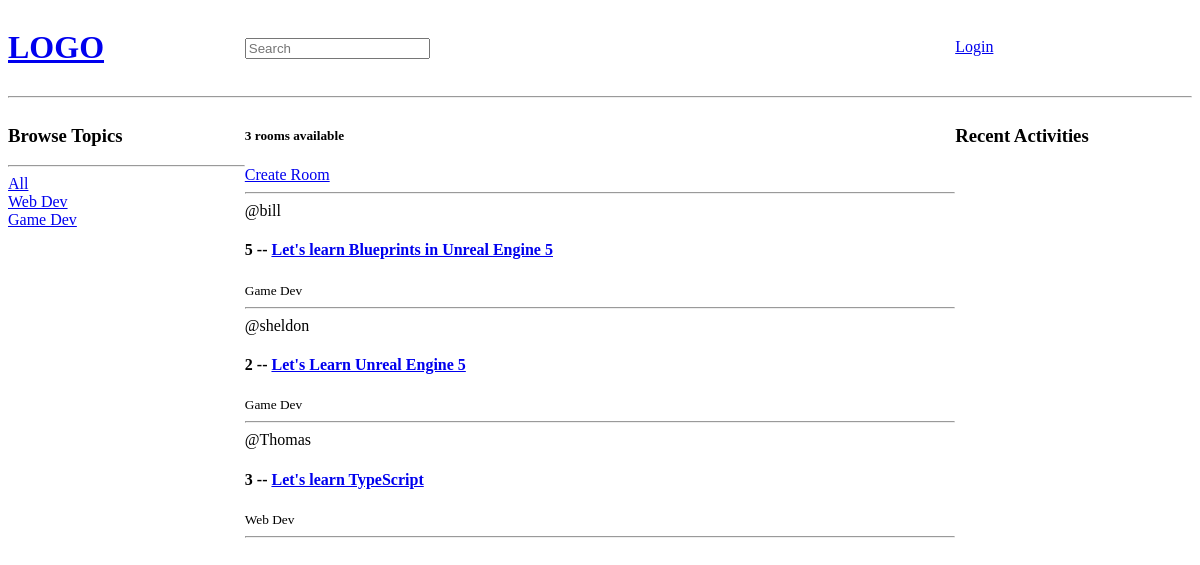
The app's page /, older data.
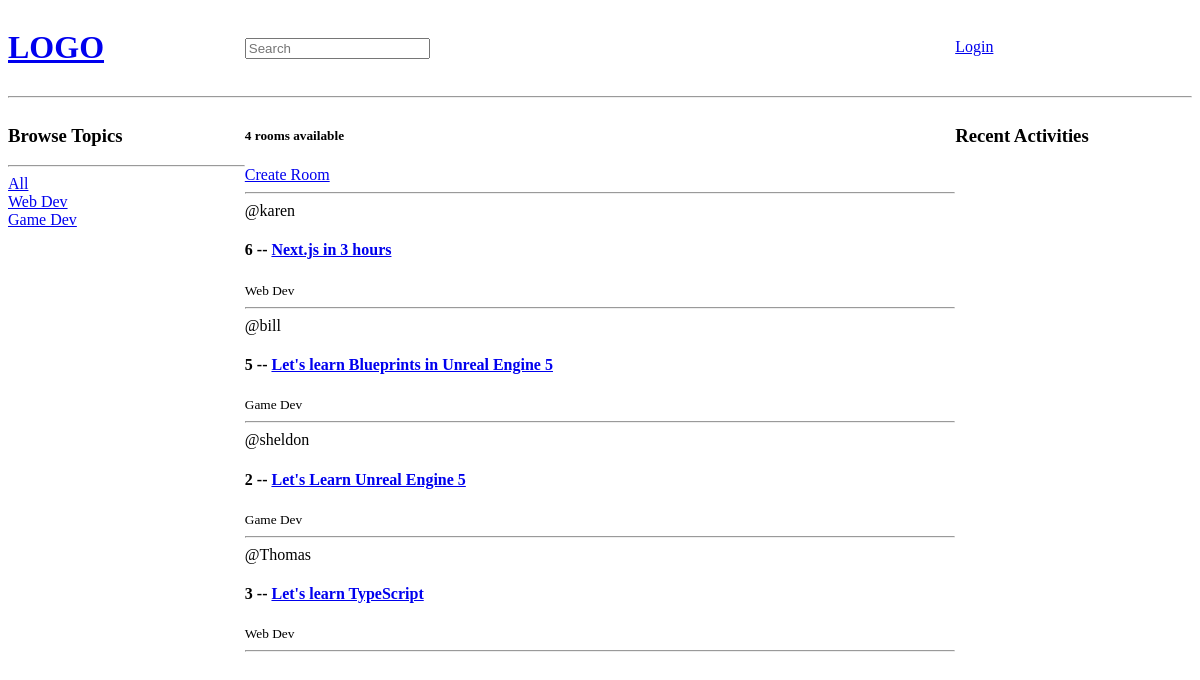
The same page, newer data.
### base/models.py (models this page shows, shortened)
class Topic(models.Model):
    name = models.CharField(max_length=200)

class Room(models.Model):
    host = models.ForeignKey(User, on_delete=models.SET_NULL, null=True)
    topic = models.ForeignKey(Topic, on_delete=models.SET_NULL, null=True)
    name = models.CharField(max_length=200)
    description = models.TextField(null=True, blank=True)
    participants = models.ManyToManyField(User, related_name='participants', blank=True)
    updated = models.DateTimeField(auto_now=True)
    created = models.DateTimeField(auto_now_add=True)
    class Meta:
        ordering = ['-updated', '-created']

### base/views.py (the view)
# urls.py: path('', views.home, name="home"),
def home(request):
    q = request.GET.get('q') if request.GET.get('q') != None else ''
    rooms = Room.objects.filter(
        Q(topic__name__icontains=q) |
        Q(name__icontains=q) |
        Q(description__icontains=q)
        )
    topics = Topic.objects.all()
    room_count = rooms.count()
    context = {
        'rooms': rooms,
        'topics': topics,
        'room_count': room_count,
    }
    return render(request, 'base/home.html', context)

### base/templates/base/home.html (shortened to what this page needs)
{% extends 'main.html' %}
{% block content %}
<div class="home-container">
  <div>
    <h3>Browse Topics</h3>
    <hr />
    <div>
        <a href={% url 'home' %}>All</a>
    </div>
    {% for topic in topics %}
        <div>
            <a href={% url 'home' %}?q={{topic.name}}>{{topic.name}}</a>
        </div>
    {% endfor %}
  </div>
  <div>
    <h5>{{room_count}} rooms available</h5>
    <a href="{% url 'create-room' %}">Create Room</a>
    <hr />
    <div>
      {% for room in rooms%}
      <div>
        <span>@{{room.host.username}}</span>
        <h4>
          {{room.id}} -- <a href="{% url 'room' room.id %}">{{room.name}}</a>
        </h4>
        <small>{{room.topic.name}}</small>
        <hr />
      </div>
      {% endfor %}
    </div>
  </div>
  <div>
    <h3>Recent Activities</h3>
  </div>
</div>
{% endblock content %}

Row changes from the older to the newer data that the page shows:
added Room: host.username "karen", id "6", name "Next.js in 3 hours", topic.name "Web Dev"
Text that changed along with them:
{{ room_count }}: "3" → "4"
